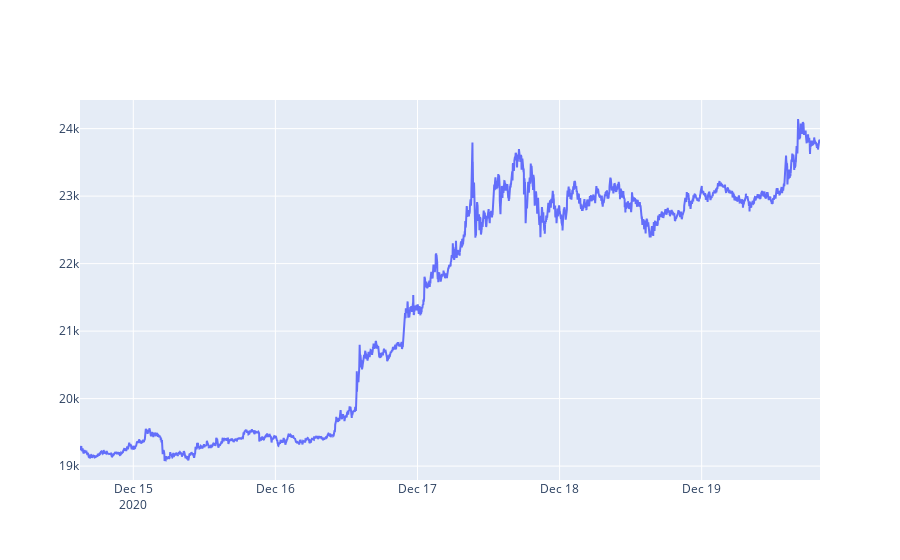

Notebook cell for this chart:
### Code cell
#plot the close price as line graph using plotly
#plot the close price only, noneed candle stick.
import plotly.graph_objects as go
fig = go.Figure(data=[go.Scatter(x=df['dateandTime'], y=df['close'])])
fig.show()
# fig.write_html('first_figure.html', auto_open=True)

### Figure 1 — Plotly figure (JSON) as saved in the notebook; plotly's stock layout.template omitted (floating-point values rounded to 4 significant figures; data arrays with more than 128 entries replaced by an {"elided": "..."} marker saying what was removed)
{"data": [{"type": "scatter", "x": {"elided": "7500 str values"}, "y": {"elided": "7500 float values"}}], "layout": {}}
